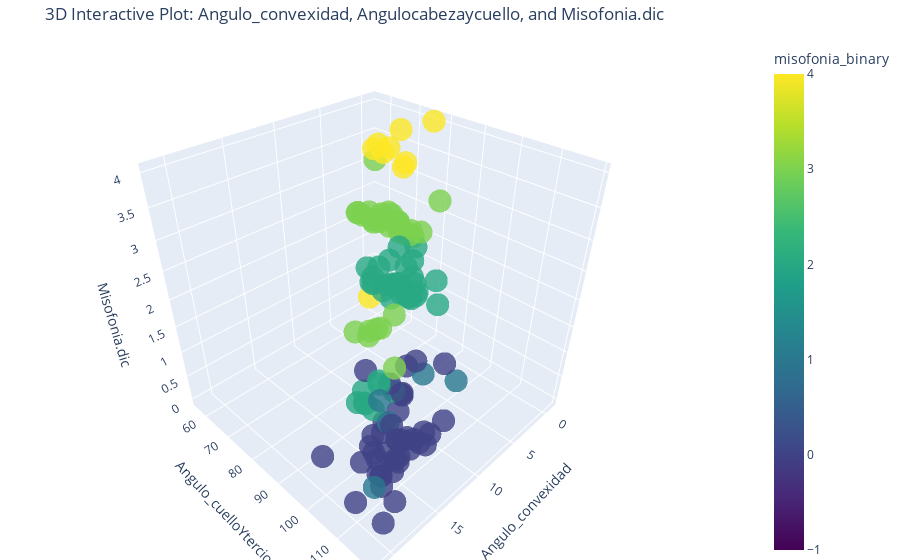

Write notebook code for a chart like this one.
### Code cell
# Assume there's a third variable (Z_variable) to plot in 3D
Z_variable = df_clean['misofonia_binary']

# Create a 3D scatter plot
fig = go.Figure(data=[go.Scatter3d(
    x=df_clean['Angulo_convexidad'],  # X-axis is now Angulo_convexidad
    y=df_clean['Angulo_cuelloYtercio'],  # Y-axis is now Angulocabezaycuello
    z=Z_variable,
    mode='markers',
    marker=dict(
        size=8,
        color=df_clean['misofonia_binary'].cat.codes,  # Color by misofonia_binary categories
        colorscale='Viridis',
        opacity=0.8,
        colorbar=dict(title='misofonia_binary')
    ),
    text=df_clean['misofonia_binary'],  # Show misofonia_binary on hover
)])

# Set titles and axis labels
fig.update_layout(
    title=f'3D Interactive Plot: Angulo_convexidad, Angulocabezaycuello, and Misofonia.dic',
    scene=dict(
        xaxis_title='Angulo_convexidad',  # Update X-axis label
        yaxis_title='Angulo_cuelloYtercio',  # Update Y-axis label
        zaxis_title='Misofonia.dic'
    ),
    margin=dict(l=0, r=0, b=0, t=40),
)

# Show the interactive plot
fig.show()

### Figure 1 — Plotly figure (JSON) as saved in the notebook; plotly's stock layout.template omitted (floating-point values rounded to 4 significant figures; data arrays with more than 128 entries replaced by an {"elided": "..."} marker saying what was removed)
{"data": [{"marker": {"color": {"elided": "138 int values"}, "colorbar": {"title": {"text": "misofonia_binary"}}, "colorscale": [[0, "#440154"], [0.1111, "#482878"], [0.2222, "#3e4989"], [0.3333, "#31688e"], [0.4444, "#26828e"], [0.5556, "#1f9e89"], [0.6667, "#35b779"], [0.7778, "#6ece58"], [0.8889, "#b5de2b"], [1, "#fde725"]], "opacity": 0.8, "size": 8}, "mode": "markers", "text": {"elided": "138 int values"}, "type": "scatter3d", "x": {"elided": "138 float values"}, "y": {"elided": "138 float values"}, "z": {"elided": "138 int values"}}], "layout": {"margin": {"b": 0, "l": 0, "r": 0, "t": 40}, "scene": {"xaxis": {"title": {"text": "Angulo_convexidad"}}, "yaxis": {"title": {"text": "Angulo_cuelloYtercio"}}, "zaxis": {"title": {"text": "Misofonia.dic"}}}, "title": {"text": "3D Interactive Plot: Angulo_convexidad, Angulocabezaycuello, and Misofonia.dic"}}}
